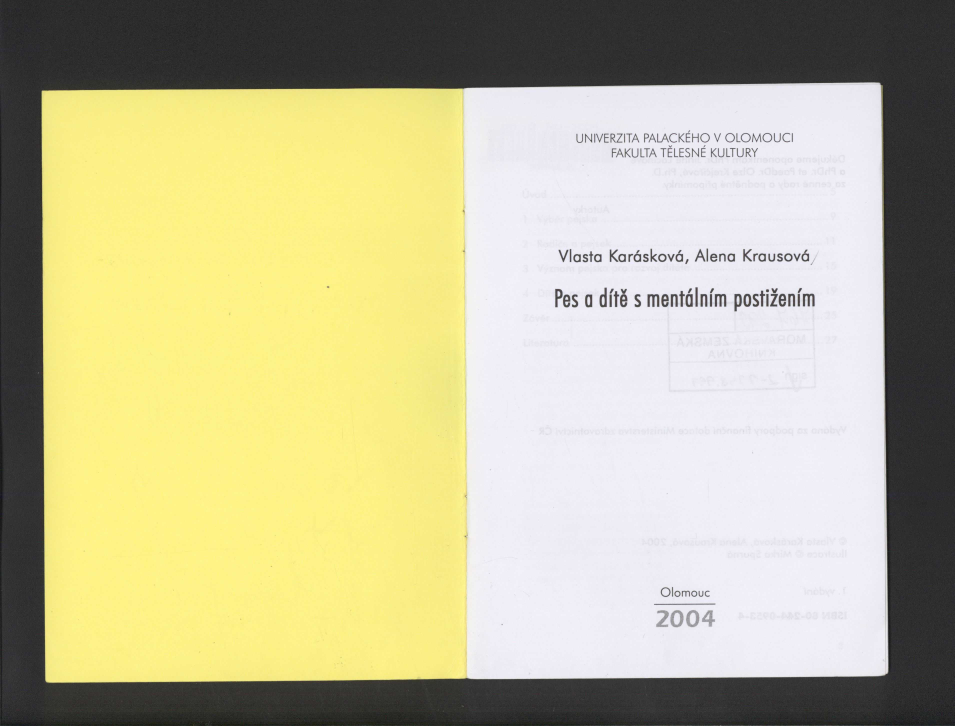
#> input picture tests/sample_input/1-a0001.jpg, 3819 x 2904 px (shown at 1/4 size)
$ python -i rotate_hough.py   (imports and definitions only)
#> lines starting #> are read from the running program, lines starting #| are printed output that depends on the picture; after the words box and inside, x2 and y2 are one past the last pixel; in counts of white or black regions, pixels touching at a corner belong together
#> further down, picture is the input picture: shape (2904, 3819, 3); mean B, G, R 147.9, 183.5, 188.2
import cv2
import numpy as np
import logging

import math

from app.core.utils import cxywh_to_xyxy, denormalize_bbox
from app.db.schemas.title import Scan

logger = logging.getLogger(__name__)


def _weighted_median(angles: list[float], weights: list[float]) -> float:
    """Computes the weighted median of a list of angles (in degrees)."""
    logger.debug(f"Computing weighted median from {len(angles)} angles")

    order = np.argsort(angles)
    angles = np.array(angles)[order]
    weights = np.array(weights)[order]
    cdf = np.cumsum(weights) / np.sum(weights)
    idx = np.searchsorted(cdf, 0.5)
    return float(angles[min(idx, len(angles) - 1)])


def _normalize_angle_deg(theta: float) -> float:
    """Map any angle to (-90, 90] so horizontal lines cluster around 0°."""
    theta = (theta + 180) % 360 - 180
    if theta <= -90:
        theta += 180
    if theta > 90:
        theta -= 180
    return theta


def get_skew_angle_hough(img: np.ndarray) -> float:
    """
    Estimate document skew using Canny + Probabilistic Hough.
    Returns the angle (degrees) to rotate
    Returns None if no reliable lines are found.
    """
    gray = cv2.cvtColor(img, cv2.COLOR_BGR2GRAY)
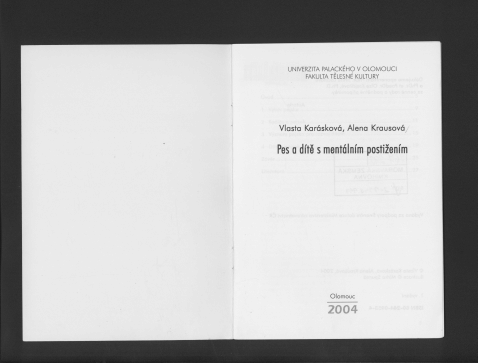
#> gray: shape (2904, 3819) (shown at 1/8 size); min 1, max 254, mean 180.8
    gray = cv2.normalize(gray, None, 0, 255, cv2.NORM_MINMAX)
    blur = cv2.GaussianBlur(gray, (5, 5), 0)
    _, bw = cv2.threshold(blur, 0, 255, cv2.THRESH_BINARY + cv2.THRESH_OTSU)
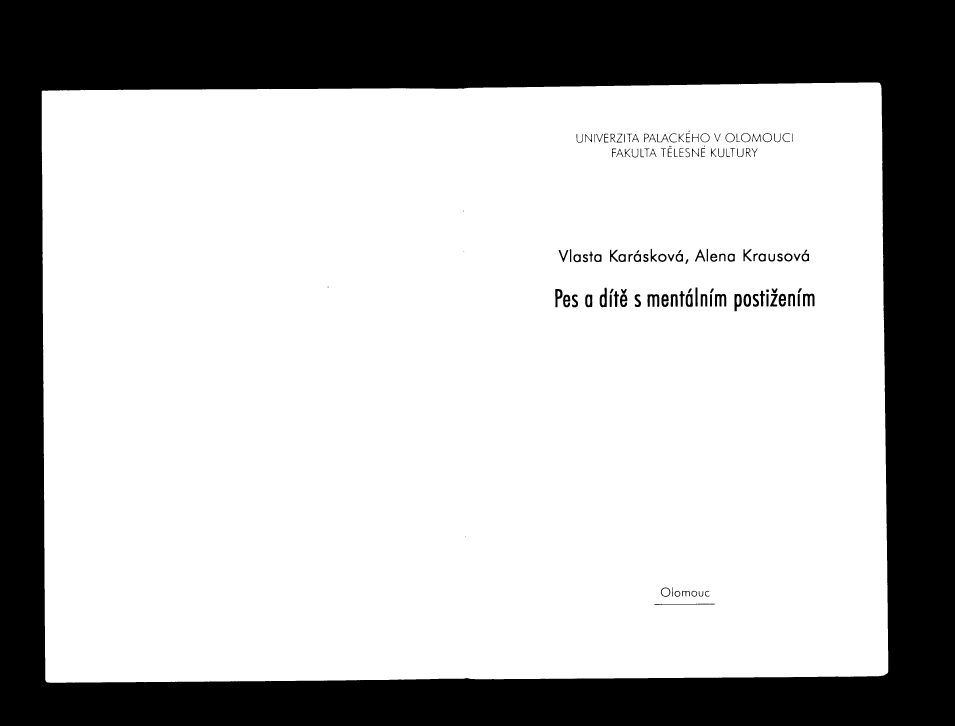
#> bw: shape (2904, 3819) (shown at 1/4 size); 71.5% white; 131 black regions (6 under 20 px), largest, box (x1, y1, x2, y2) and area: (0, 0, 3819, 2904) 3116277, (2590, 1177, 2637, 1227) 1373, (3212, 1175, 3258, 1225) 1346
    bw = 255 - bw  # text=white

    h, w = bw.shape
    # Emphasize long horizontal structures so Hough finds text lines
    kw = (w // 40) | 1  # kernel width: odd
    horiz = cv2.morphologyEx(
        bw,
        cv2.MORPH_CLOSE,
        cv2.getStructuringElement(cv2.MORPH_RECT, (kw, 1)),
        iterations=1,
    )
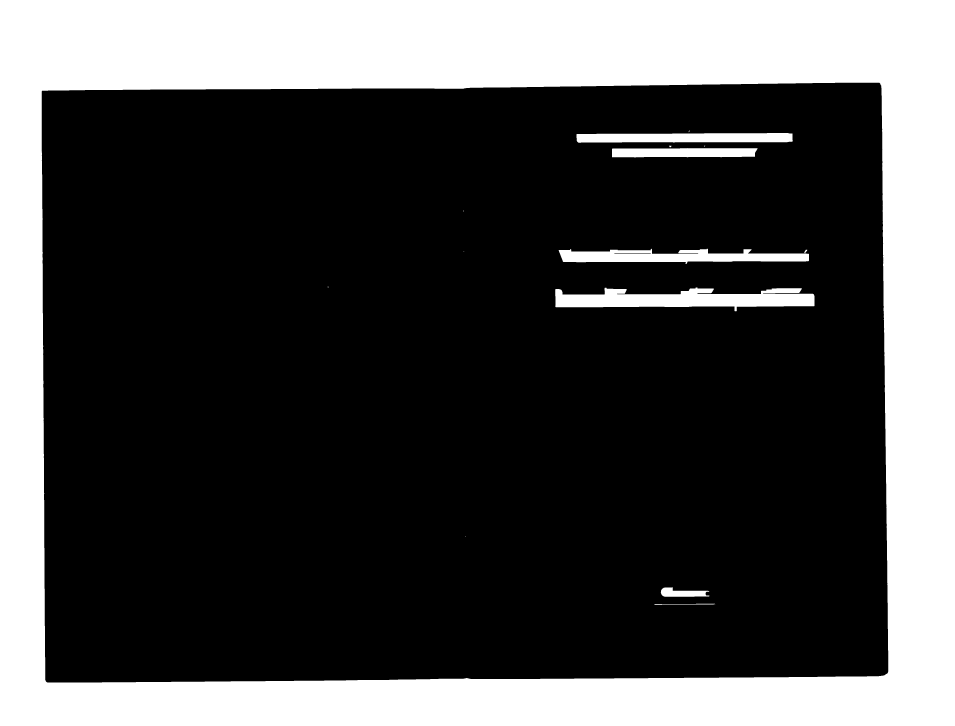
#> horiz: shape (2904, 3819) (shown at 1/4 size); 29.5% white; 15 white regions (6 under 20 px), largest, box (x1, y1, x2, y2) and area: (0, 0, 3819, 2904) 3116913, (2221, 1150, 3258, 1245) 60033, (2235, 995, 3236, 1056) 38530

    edges = cv2.Canny(horiz, 50, 150, apertureSize=3, L2gradient=True)
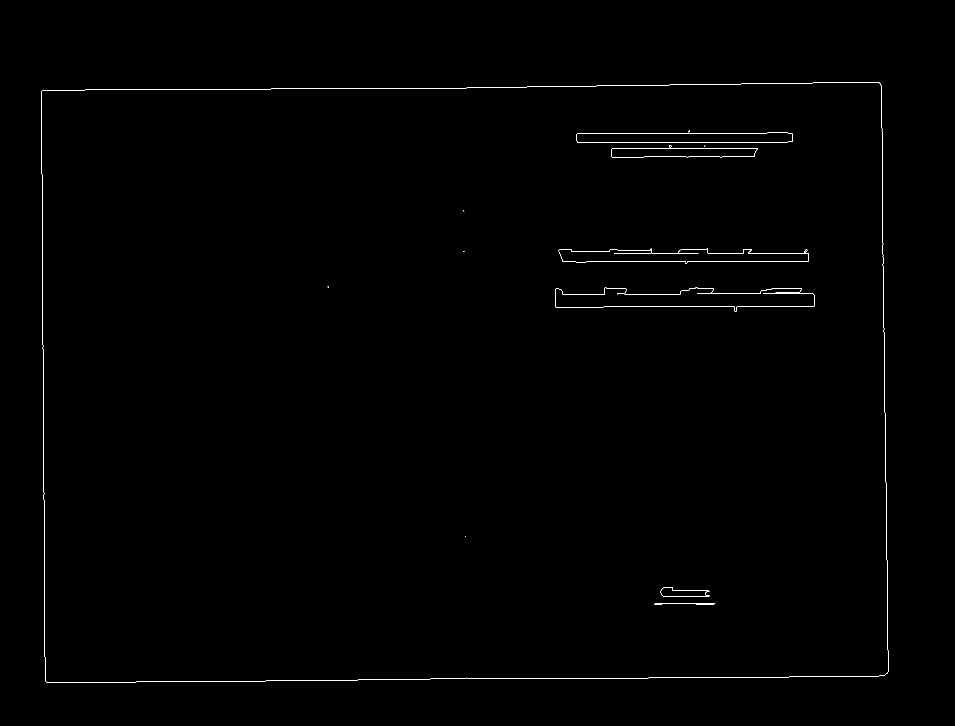
#> edges: shape (2904, 3819) (shown at 1/4 size); 0.19% white in thin lines or dots, all inside (x1, y1, x2, y2) = (166, 330, 3553, 2730)

    min_len = w // 10
    max_gap = w // 200
    lines = cv2.HoughLinesP(
        edges,
        rho=1,
        theta=np.pi / 1800,
        threshold=80,
        minLineLength=min_len,
        maxLineGap=max_gap,
    )
#> lines = [[2679, 339, 3108, 334], [631, 357, 1012, 356], [3542, 1785, 3547, 2240], [2558, 2712, 3270, 2707], [2650, 568, 3150, 568], [2577, 627, 3019, 626], [2832, 1013, 3224, 1013]]

    # draw lines on image
    if lines is not None:
        for x1, y1, x2, y2 in lines[:, 0, :]:
            cv2.line(img, (x1, y1), (x2, y2), (255, 0, 0), 3)
#> this loop made 7 passes

    # Fallback: try directly on the binarized image if needed
    if lines is None or len(lines) == 0:
        logger.info("No lines found, retrying Hough on binary image")
        edges2 = cv2.Canny(bw, 50, 150, apertureSize=3, L2gradient=True)
        lines = cv2.HoughLinesP(
            edges2,
            rho=1,
            theta=np.pi / 720,
            threshold=80,
            minLineLength=min_len,
            maxLineGap=max_gap,
        )
        if lines is None or len(lines) == 0:
            return 0

        # draw lines on image
        for x1, y1, x2, y2 in lines[:, 0, :]:
            cv2.line(img, (x1, y1), (x2, y2), (0, 255, 0), 3)

    logger.info(f"Found {0 if lines is None else len(lines)} lines with Hough")

    angles, weights = [], []
    for x1, y1, x2, y2 in lines[:, 0, :]:
        dx, dy = x2 - x1, y2 - y1
        length = math.hypot(dx, dy)
        if length < min_len:  # keep long segments only
            continue
        a = math.degrees(math.atan2(dy, dx))
        a = _normalize_angle_deg(a)
        if abs(a) <= 10:  # near-horizontal only
            angles.append(a)
            weights.append(length)
#> this loop made 7 passes
#> (x1, y1, x2, y2, dx, dy, length, a) on passes 1 to 7: (2679, 339, 3108, 334, 429, -5, 429, -0.668), (631, 357, 1012, 356, 381, -1, 381, -0.15), (3542, 1785, 3547, 2240, 5, 455, 455, 89.37), (2558, 2712, 3270, 2707, 712, -5, 712, -0.402), (2650, 568, 3150, 568, 500, 0, 500, 0), (2577, 627, 3019, 626, 442, -1, 442, -0.13), (2832, 1013, 3224, 1013, 392, 0, 392, 0)
#> after the loop, angles = [-0.668, -0.15, -0.402, 0, -0.13, 0]; weights = [429, 381, 712, 500, 442, 392]

    if not angles:
        return 0

    skew = _weighted_median(angles, weights)  # robust representative angle
#> in _weighted_median, `order = np.argsort(angles)`: order = [0, 2, 1, 4, 3, 5]
#> in _weighted_median, `angles = np.array(angles)[order]`: angles = [-0.668, -0.402, -0.15, -0.13, 0, 0]
#> in _weighted_median, `weights = np.array(weights)[order]`: weights = [429, 712, 381, 442, 500, 392]
#> in _weighted_median, `cdf = np.cumsum(weights) / np.sum(weights)`: cdf = [0.15, 0.4, 0.533, 0.688, 0.863, 1]
#> in _weighted_median, `idx = np.searchsorted(cdf, 0.5)`: idx = 2
#> skew = -0.15
    return skew  # rotate CCW by this to deskew


# [12 lines that did not run here, left out]

>>> import cv2
>>> picture = cv2.imread('../../tests/sample_input/1-a0001.jpg')
>>> result = get_skew_angle_hough(picture)
#> result = -0.15
